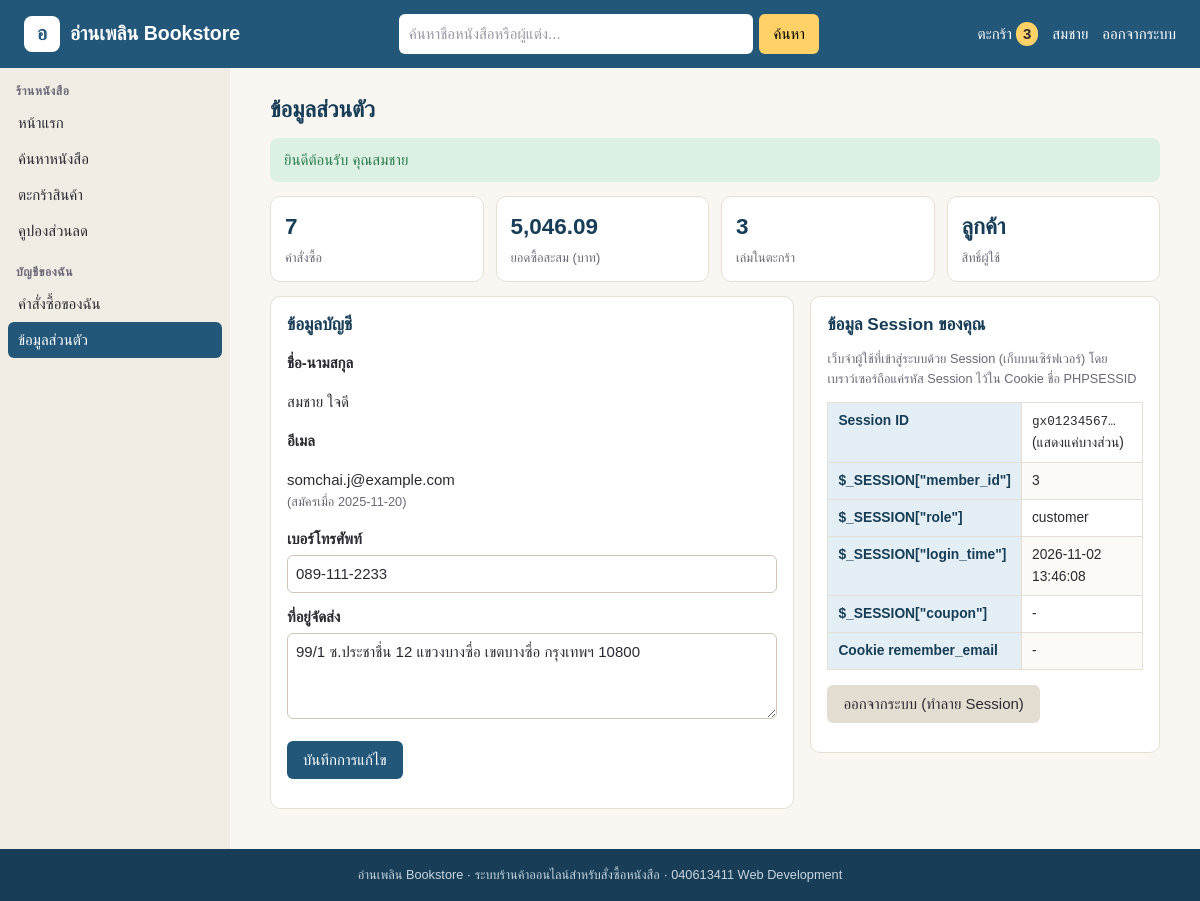
The page /bookshop/account.php (signed in) on the database its author committed.
### tables this page shows
CREATE TABLE member (
  member_id     INT AUTO_INCREMENT PRIMARY KEY,
  first_name    VARCHAR(50)  NOT NULL,
  last_name     VARCHAR(50)  NOT NULL,
  email         VARCHAR(100) NOT NULL UNIQUE,
  password_hash VARCHAR(255) NOT NULL,
  phone         VARCHAR(20)  NOT NULL,
  address       TEXT         NOT NULL,
  role          ENUM('customer','admin') NOT NULL DEFAULT 'customer',
  created_at    DATETIME     NOT NULL DEFAULT CURRENT_TIMESTAMP
);

### bookshop/functions.php (called while the page is built, shortened)
<?php
function is_login() {
    return !empty($_SESSION["member_id"]);
}
function cart_get($pdo) {
    $stmt = $pdo->prepare("SELECT book_id, quantity FROM cart_item WHERE member_id = ? ORDER BY added_at");
    $stmt->bindParam(1, $_SESSION["member_id"]);
    $stmt->execute();
    $cart = [];
    while ($row = $stmt->fetch())
        $cart[$row["book_id"]] = $row["quantity"];
    return $cart;
}
function cart_count($pdo) {
    return array_sum(cart_get($pdo));
}
?>

### bookshop/account.php (the view, shortened to what this page needs)
<?php include "connect.php"; ?>
<?php
include "header.php";
$stmt = $pdo->prepare("SELECT m.first_name, m.last_name, m.email, m.phone, m.address, m.role, m.created_at,
                              COUNT(o.order_id) AS order_count, IFNULL(SUM(o.net_total), 0) AS total_spent
                       FROM member m
                       LEFT JOIN orders o ON o.member_id = m.member_id AND o.status <> 'cancelled'
                       WHERE m.member_id = ?
                       GROUP BY m.member_id");
$stmt->bindParam(1, $_SESSION["member_id"]);
$stmt->execute();
$me = $stmt->fetch();
?>
<div class="stats">
  <div class="stat"><b><?=$me["order_count"]?></b><span>คำสั่งซื้อ</span></div>
  <div class="stat"><b><?=number_format($me["total_spent"], 2)?></b><span>ยอดซื้อสะสม (บาท)</span></div>
  <div class="stat"><b><?=cart_count($pdo)?></b><span>เล่มในตะกร้า</span></div>
  <div class="stat"><b><?=$me["role"] == "admin" ? "ผู้ดูแล" : "ลูกค้า"?></b><span>สิทธิ์ผู้ใช้</span></div>
</div>
<div class="auth-layout">
  <section class="panel">
    <h2>ข้อมูลบัญชี</h2>
    <form class="edit" action="account-save.php" method="post">
      <label>ชื่อ-นามสกุล</label>
      <p><?=htmlspecialchars($me["first_name"] . " " . $me["last_name"])?></p>
      <label>อีเมล</label>
      <p><?=htmlspecialchars($me["email"])?> <small class="hint">(สมัครเมื่อ <?=substr($me["created_at"], 0, 10)?>)</small></p>
      <label for="phone">เบอร์โทรศัพท์</label>
      <input type="tel" id="phone" name="phone" required value="<?=htmlspecialchars($me["phone"])?>"
             pattern="0[0-9]{1,2}-?[0-9]{3}-?[0-9]{4}" title="เบอร์โทร 9-10 หลัก ขึ้นต้นด้วย 0 เช่น 081-234-5678">
      <label for="address">ที่อยู่จัดส่ง</label>
      <textarea id="address" name="address" rows="3" required minlength="10" maxlength="500"><?=htmlspecialchars($me["address"])?></textarea>
      <p><input type="submit" value="บันทึกการแก้ไข"></p>
    </form>
  </section>
  <aside class="panel">
    <h2>ข้อมูล Session ของคุณ</h2>
    <p class="hint">เว็บจำผู้ใช้ที่เข้าสู่ระบบด้วย Session (เก็บบนเซิร์ฟเวอร์) โดยเบราว์เซอร์ถือแค่รหัส Session ไว้ใน Cookie ชื่อ <?=session_name()?></p>
    <table class="data">
      <tr><th>Session ID</th><td><code><?=substr(session_id(), 0, 10)?>…</code> (แสดงแค่บางส่วน)</td></tr>
      <tr><th>$_SESSION["member_id"]</th><td><?=$_SESSION["member_id"]?></td></tr>
      <tr><th>$_SESSION["role"]</th><td><?=$_SESSION["role"]?></td></tr>
      <tr><th>$_SESSION["login_time"]</th><td><?=$_SESSION["login_time"] ?? "-"?></td></tr>
      <tr><th>$_SESSION["coupon"]</th><td><?=htmlspecialchars($_SESSION["coupon"] ?? "-")?></td></tr>
      <tr><th>Cookie remember_email</th><td><?=htmlspecialchars($_COOKIE["remember_email"] ?? "-")?></td></tr>
    </table>
    <p><a class="btn secondary" href="logout.php">ออกจากระบบ (ทำลาย Session)</a></p>
  </aside>
</div>
<?php include "footer.php"; ?>

### bookshop/style.css (style rules this page uses)
:root { --ink: #2b2a33; --muted: #6b6878; --paper: #faf7f2; --card: #ffffff; --line: #e6dfd4; --brand: #22577a; --brand-dark: #173d57; --brand-soft: #e3eef5; --sale: #c8553d; --good: #2e7d4f; --warn: #b7791f; }
* { box-sizing: border-box; }
html { background: var(--brand-dark); }
body { margin: 0; font-family: "Sarabun", "Leelawadee UI", Tahoma, sans-serif; font-size: 15px; line-height: 1.6; color: var(--ink); background: var(--paper); display: flex; flex-flow: column; min-height: 100vh; }
a { color: var(--brand); }
code { font-family: Consolas, "Cascadia Mono", monospace; font-size: 0.92em; }
h2 { color: var(--brand-dark); }
.hint { font-size: 0.85em; color: var(--muted); }
h2 + p.hint { margin-top: -8px; }
small { display: block; color: var(--muted); }
.panel { padding: 14px 16px; margin-bottom: 16px; background: var(--card); border: 1px solid var(--line); border-radius: 10px; }
.panel > h2 { margin: 0 0 10px; font-size: 1.15em; }
.panel > h2 + p { margin-top: 0; }
table.data { width: 100%; border-collapse: collapse; background: var(--card); font-size: 0.92em; }
table.data th, table.data td { padding: 7px 10px; border: 1px solid var(--line); vertical-align: top; }
table.data th { background: var(--brand-soft); color: var(--brand-dark); text-align: left; white-space: nowrap; }
table.data tbody tr:nth-child(even) { background: #fcfaf6; }
form.filter input:not([type="submit"]):not([type="checkbox"]), form.filter select, form.edit input:not([type="submit"]):not([type="checkbox"]):not([type="file"]), form.edit select, form.edit textarea, .inline-form input[type="text"], .inline-form input[type="number"], .checkout textarea { padding: 6px 8px; border: 1px solid #cfc6b8; border-radius: 6px; font: inherit; color: var(--ink); background: #fff; }
.btn, button.btn, input[type="submit"] { display: inline-block; padding: 7px 16px; border: 0; border-radius: 6px; background: var(--brand); color: #fff; font: inherit; text-decoration: none; cursor: pointer; }
.btn.secondary { background: #e4ddd1; color: var(--ink); }
form.edit { max-width: 560px; }
form.edit label { display: block; margin: 12px 0 4px; font-weight: bold; }
form.edit input[type="text"], form.edit input[type="email"], form.edit input[type="password"], form.edit input[type="tel"], form.edit input[type="number"], form.edit input[type="date"], form.edit select, form.edit textarea { width: 100%; }
.cart-bottom, .checkout, .detail-bottom, .auth-layout { display: grid; grid-template-columns: 1fr; gap: 16px; }
.stats { display: grid; grid-template-columns: repeat(2, 1fr); gap: 12px; margin: 14px 0; }
.stat { padding: 12px 14px; background: var(--card); border: 1px solid var(--line); border-radius: 10px; color: inherit; text-decoration: none; }
.stat b { display: block; font-size: 1.5em; color: var(--brand-dark); }
.stat span { font-size: 0.85em; color: var(--muted); }
@media only screen and (min-width: 768px) { .stats { grid-template-columns: repeat(4, 1fr); } }
@media only screen and (min-width: 768px) { .cart-bottom, .checkout, .auth-layout { grid-template-columns: 3fr 2fr; align-items: start; } }

### rows shown on the page
member: first_name+last_name "สมชาย ใจดี", email "somchai.j@example.com", created_at "2025-11-20", phone "089-111-2233", address "99/1 ซ.ประชาชื่น 12 แขวงบางซื่อ เขตบางซื่อ กรุงเทพฯ 10800"

### other values the page prints
$shop_name "อ่านเพลิน Bookstore"
cart_count($pdo) "3"
$_SESSION["first_name"] "สมชาย"
$group "ร้านหนังสือ"
$label "หน้าแรก"
$label "ค้นหาหนังสือ"
$label "ตะกร้าสินค้า"
$label "คูปองส่วนลด"
$group "บัญชีของฉัน"
$label "คำสั่งซื้อของฉัน"
$label "ข้อมูลส่วนตัว"
$title "ข้อมูลส่วนตัว"
$flash[1] "ยินดีต้อนรับ คุณสมชาย"
$me["order_count"] "7"
$me["total_spent"] "5,046.09"
